Frame 1 (no input): blank canvas, image omitted
Frame 60 (the mouse pressed at the canvas centre just before this capture): blank canvas, image omitted
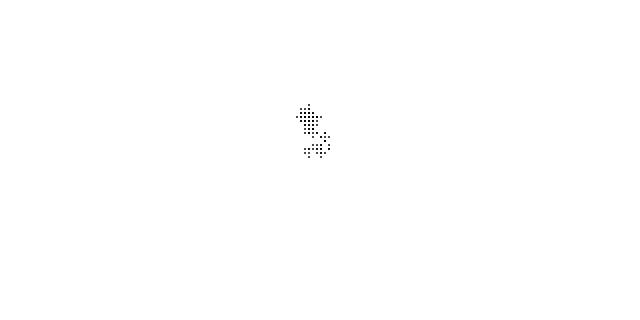
Frame 120 (the mouse held since frame 60 and released just before this capture)

The Processing sketch whose frames 1 and 60 were blank and that drew this single picture after the mouse press (run headless with seeded random() and noise(); from frame 60 on, the mouse is pressed at the canvas centre):

// Processing sketch: RandomWalker
// ── RandomWalker.pde
class Walker{
  int x;
  int y;
  Walker(){
    x=width/2;
    y=height/2;
  }
  void step(){
    int stepx=int(random(3))-1;
    int stepy=int(random(3))-1;
    x+=stepx*4;
    y+=stepy*4;
    if(x<0) x+=width;
    else if(x>=width) x-=width;
    if(y<0) y+=height;
    else if(y>=height) y-=height;
  }
  void display(){
    stroke(0);
    point(x,y);
    point(x,y+1);
    point(x+1,y);
    point(x+1,y+1);
  }
};

Walker walker;

void setup(){
  size(640,320);
  background(255);
  walker=new Walker();
}

void draw(){
  walker.step();
  walker.display();
}
